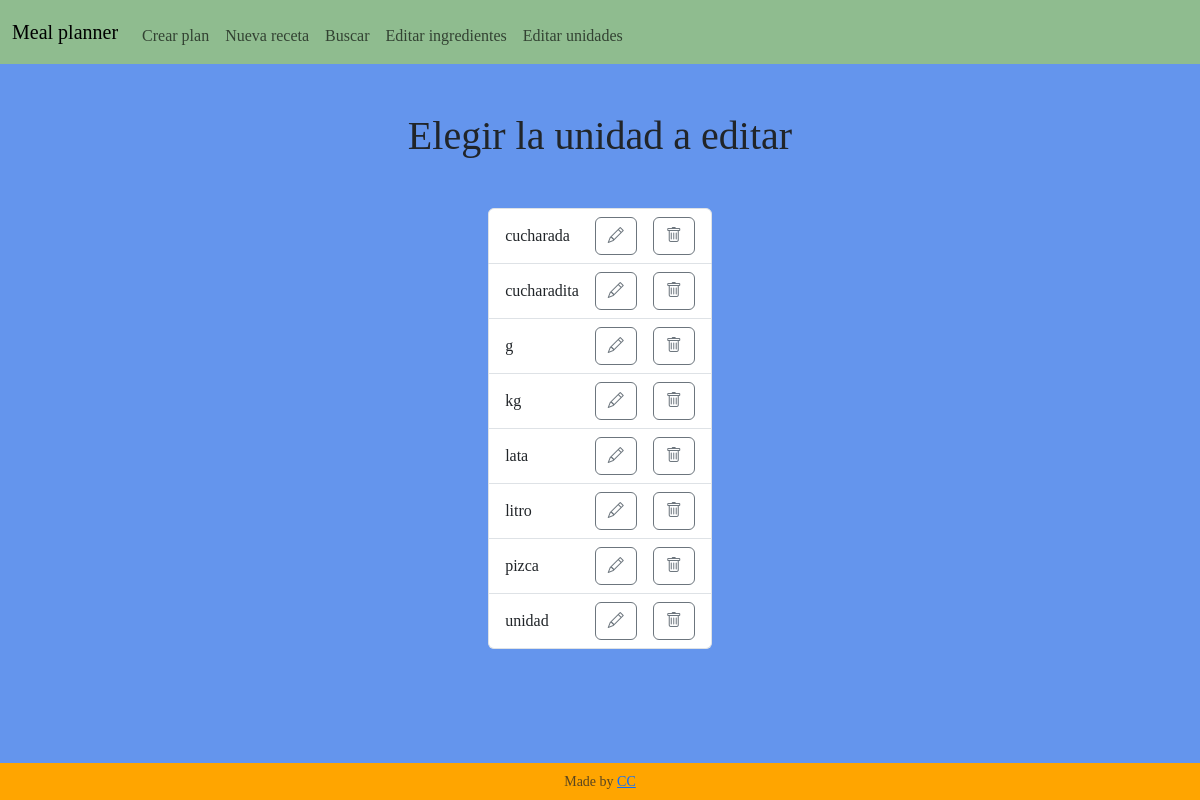
/edit_units, run on an earlier commit of the app's database.
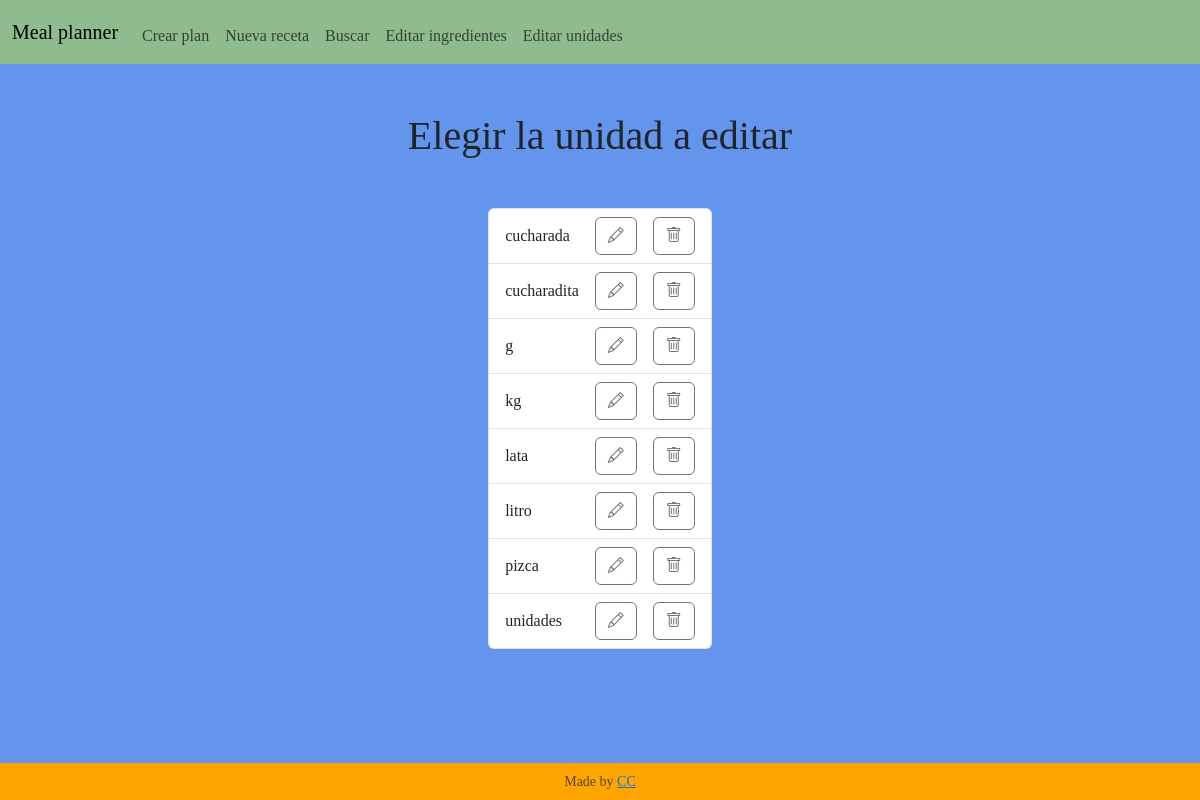
And on a later commit of the database.
### tables this page shows
CREATE TABLE units (id INTEGER PRIMARY KEY AUTOINCREMENT NOT NULL, name TEXT NOT NULL);

### app.py (the view)
@app.route("/edit_units", methods=["GET", "POST"])
def edit_units():
    cur = db_connect()
    cur.execute("SELECT * FROM units ORDER BY name ASC")
    all_units = cur.fetchall()
    db_close(cur)
    return render_template("edit_units.html", all_units=all_units)

### app.py (called while the page is built)
def db_connect():
    con = sqlite3.connect("meal_planner.db")
    con.row_factory = sqlite3.Row
    cur = con.cursor()
    return cur

def db_close(con):
    con.close()

@app.after_request
def after_request(response):
    response.headers["Cache-Control"] = "no-cache, no-store, must-revalidate"
    response.headers["Expires"] = 0
    response.headers["Pragma"] = "no-cache"
    return response

### templates/edit_units.html (shortened to what this page needs)
{% extends "layout.html" %}
{% block main %}
<section class="container-fluid text-center">
    <h1 class="mb-5">Elegir la unidad a editar</h1>
    <ul class="list-group d-inline-flex">
        {% for unit in all_units %}
            <li class="list-group-item d-flex justify-content-between align-items-center">
                <p class="m-0">{{ unit["name"] }}</p>
                <div class="d-flex">
                    <form action="/edit_single_unit" method="get">
                        <button type="submit" class="btn btn-outline-secondary mx-3"><i class="bi bi-pencil"></i></button>
                    </form>
                    <form action="/delete_unit" method="get">
                        <button type="submit" class="btn btn-outline-secondary"><i class="bi bi-trash"></i></button>
                    </form>
                </div>
            </li>
        {% endfor %}
    </ul>
</section>
{% endblock %}

### templates/layout.html (shortened to what this page needs)
<!DOCTYPE html>
<html lang="es">
    <head>
        <link href="https://cdn.jsdelivr.net/npm/bootstrap@5.3.3/dist/css/bootstrap.min.css" rel="stylesheet">
        <link rel="stylesheet" href="https://cdn.jsdelivr.net/npm/bootstrap-icons@1.11.3/font/bootstrap-icons.min.css">
        <link href="/static/styles.css" rel="stylesheet">
    </head>
    <body>
        <nav class="navbar navbar-expand-md">
            <div class="container-fluid">
                <a class="navbar-brand" href="/">Meal planner</a>
                <div class="collapse navbar-collapse" id="navbar">
                    <ul class="navbar-nav me-auto mt-2">
                        <li class="nav-item"><a class="nav-link" href="/create_plan">Crear plan</a></li>
                        <li class="nav-item"><a class="nav-link" href="/create_recipe">Nueva receta</a></li>
                        <li class="nav-item"><a class="nav-link" href="/search">Buscar</a></li>
                        <li class="nav-item"><a class="nav-link" href="/edit_ingredients">Editar ingredientes</a></li>
                        <li class="nav-item"><a class="nav-link" href="/edit_units">Editar unidades</a></li>
                    </ul>
                </div>
            </div>
        </nav>
        <main class="container py-5">
            {% block main %}{% endblock %}
        </main>
        <footer class="fixed-bottom">
            <p class="my-2 small text-center text-muted">
                Made by <a href="https://github.com/CarolinaCampi">CC</a>
            </p>
        </footer>
    </body>
</html>

### static/styles.css (style rules this page uses)
body { background-color: cornflowerblue; font-family: Georgia, 'Times New Roman', Times, serif; }
nav { background-color: darkseagreen; }
footer { background-color: orange; }

What changed in the data, as far as the page shows it:
changed units: name "unidad" → "unidades"
